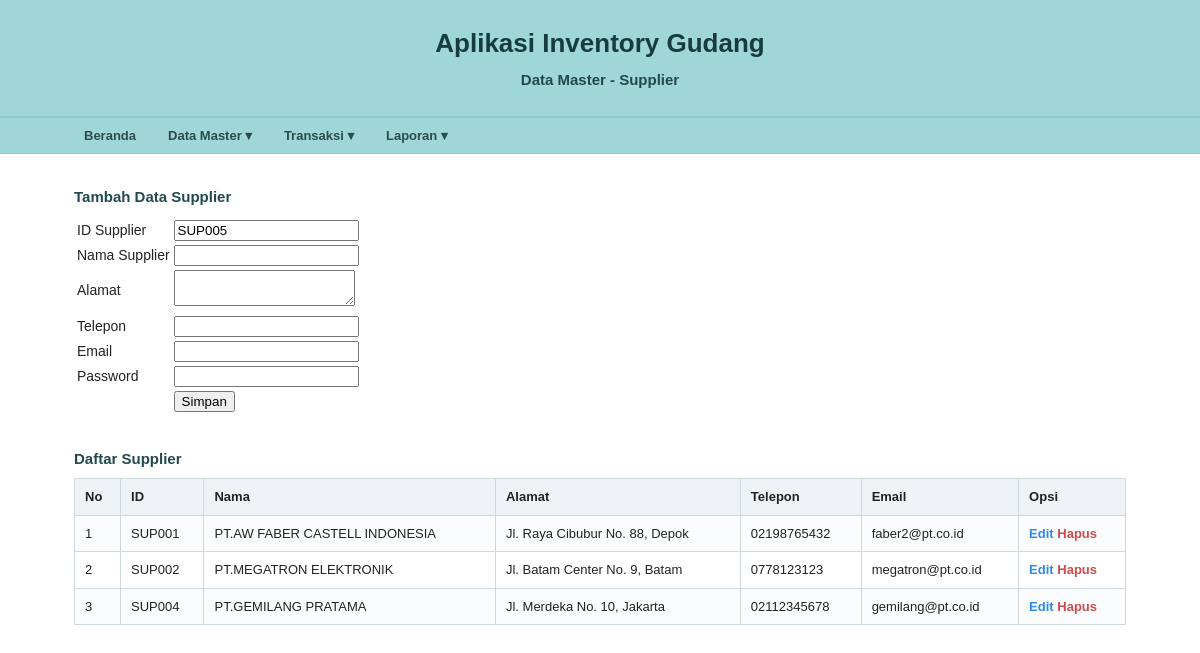
The app's page /master/supplier.php with its own data.
### tables this page shows
CREATE TABLE `tb_supplier` (
  `id_supplier` varchar(100) NOT NULL,
  `nama_supplier` text DEFAULT NULL,
  `alamat_supplier` text DEFAULT NULL,
  `telepon_supplier` varchar(100) DEFAULT NULL,
  `email_supplier` varchar(100) DEFAULT NULL,
  `pass_supplier` varchar(100) DEFAULT NULL
);

### classes/Database.php (called while the page is built, shortened)
<?php
class Database {
    private static $instance = null;
    private $koneksi;
    private function __construct() {
        $host     = "localhost";
        $username = "root";
        $password = "";
        $database = "db_inventory";
        $this->koneksi = mysqli_connect($host, $username, $password, $database);
        mysqli_set_charset($this->koneksi, "utf8");
    }
    public static function getInstance() {
        if (self::$instance === null) {
            self::$instance = new Database();
        }
        return self::$instance;
    }
    public function query($sql) {
        return mysqli_query($this->koneksi, $sql);
    }
}

### classes/Supplier.php (called while the page is built, shortened)
<?php
require_once __DIR__ . '/Database.php';
class Supplier {
    private $db;
    public function __construct() {
        $this->db = Database::getInstance();
    }
    public function getAll() {
        return $this->db->query("SELECT * FROM tb_supplier ORDER BY id_supplier");
    }
    public function generateId() {
        $res = $this->db->query("SELECT id_supplier FROM tb_supplier ORDER BY id_supplier DESC LIMIT 1");
        $row  = mysqli_fetch_assoc($res);
        $last = (int)substr($row['id_supplier'], 3);
        return 'SUP' . str_pad($last + 1, 3, '0', STR_PAD_LEFT);
    }
}

### master/supplier.php (the view, shortened to what this page needs)
<?php
require_once ROOT . '/classes/Supplier.php';
$supplier = new Supplier();
$editData = null;
$autoId   = $supplier->generateId();
?>
<!DOCTYPE html>
<html lang="id">
<head>
  <link rel="stylesheet" href="<?= ROOT ?>/style.css">
</head>
<body>
<div class="judul">
  <h1>Aplikasi Inventory Gudang</h1>
  <h2>Data Master - Supplier</h2>
</div>
<?php include ROOT . '/includes/navbar.php'; ?>
<div class="container">
  <h3><?= $editData ? 'Edit' : 'Tambah' ?> Data Supplier</h3>
  <form action="supplier.php" method="post">
    <table>
      <tr>
        <td>ID Supplier</td>
        <td><input type="text" name="id_supplier"
             value="<?= $editData ? $editData['id_supplier'] : $autoId ?>"
             <?= $editData ? 'readonly' : '' ?> required></td>
      </tr>
      <tr><td>Nama Supplier</td>
        <td><input type="text" name="nama_supplier" value="<?= $editData['nama_supplier'] ?? '' ?>" required></td></tr>
      <tr><td>Alamat</td>
        <td><textarea name="alamat_supplier"><?= $editData['alamat_supplier'] ?? '' ?></textarea></td></tr>
      <tr><td>Telepon</td>
        <td><input type="text" name="telepon_supplier" value="<?= $editData['telepon_supplier'] ?? '' ?>"></td></tr>
      <tr><td>Email</td>
        <td><input type="email" name="email_supplier" value="<?= $editData['email_supplier'] ?? '' ?>"></td></tr>
      <tr><td>Password</td>
        <td><input type="text" name="pass_supplier" value="<?= $editData['pass_supplier'] ?? '' ?>"></td></tr>
      <tr><td></td>
        <td>
          <input type="submit" value="<?= $editData ? 'Update' : 'Simpan' ?>">
        </td>
      </tr>
    </table>
  </form>
  <br>
  <h3>Daftar Supplier</h3>
  <table border="1" class="table">
    <tr><th>No</th><th>ID</th><th>Nama</th><th>Alamat</th><th>Telepon</th><th>Email</th><th>Opsi</th></tr>
    <?php $no=1; $res=$supplier->getAll(); while($d=mysqli_fetch_assoc($res)): ?>
    <tr>
      <td><?= $no++ ?></td>
      <td><?= $d['id_supplier'] ?></td>
      <td><?= $d['nama_supplier'] ?></td>
      <td><?= $d['alamat_supplier'] ?></td>
      <td><?= $d['telepon_supplier'] ?></td>
      <td><?= $d['email_supplier'] ?></td>
      <td>
        <a class="edit" href="supplier.php?edit=<?= urlencode($d['id_supplier']) ?>">Edit</a>
        <a class="hapus" href="supplier.php?hapus=<?= urlencode($d['id_supplier']) ?>"
           onclick="return confirm('Hapus supplier ini?')">Hapus</a>
      </td>
    </tr>
    <?php endwhile; ?>
  </table>
</div>
</body>
</html>

### style.css (style rules this page uses)
* { box-sizing: border-box; }
html, body { margin: 0; padding: 0; }
body { font-family: Arial, Helvetica, sans-serif; font-size: 14px; color: #222; background: #fff; line-height: 1.5; }
.judul { background: #9fd6d9; border-bottom: 1px solid #8ec8cb; padding: 24px 16px; text-align: center; }
.judul h1 { margin: 0 0 6px 0; font-size: 26px; font-weight: 700; color: #183b3f; }
.judul h2 { margin: 0; font-size: 15px; font-weight: 700; color: #24494d; }
.container { max-width: 1100px; margin: 0 auto; padding: 20px 24px; }
h3 { margin: 12px 0 8px; font-size: 15px; color: #24494d; }
.table { width: 100%; border-collapse: collapse; background: #fff; margin-top: 6px; }
.table th, .table td { border: 1px solid #cfd8dc; padding: 8px 10px; vertical-align: middle; }
.table th { background: #eef4f6; font-weight: 700; text-align: left; font-size: 13px; }
.table td { font-size: 13px; }
.table tr:nth-child(even) td { background: #fafcfd; }
a.edit, a.hapus { text-decoration: none; font-weight: 600; font-size: 13px; }
a.edit { color: #2d89ef; }
a.hapus { color: #d24a4a; }

### records on screen
tb_supplier: id_supplier "SUP005", id_supplier "SUP004", nama_supplier "PT.GEMILANG PRATAMA", alamat_supplier "Jl. Merdeka No. 10, Jakarta", telepon_supplier "02112345678", email_supplier "gemilang@pt.co.id"
tb_supplier: id_supplier "SUP001", nama_supplier "PT.AW FABER CASTELL INDONESIA", alamat_supplier "Jl. Raya Cibubur No. 88, Depok", telepon_supplier "02198765432", email_supplier "faber2@pt.co.id"
tb_supplier: id_supplier "SUP002", nama_supplier "PT.MEGATRON ELEKTRONIK", alamat_supplier "Jl. Batam Center No. 9, Batam", telepon_supplier "0778123123", email_supplier "megatron@pt.co.id"
